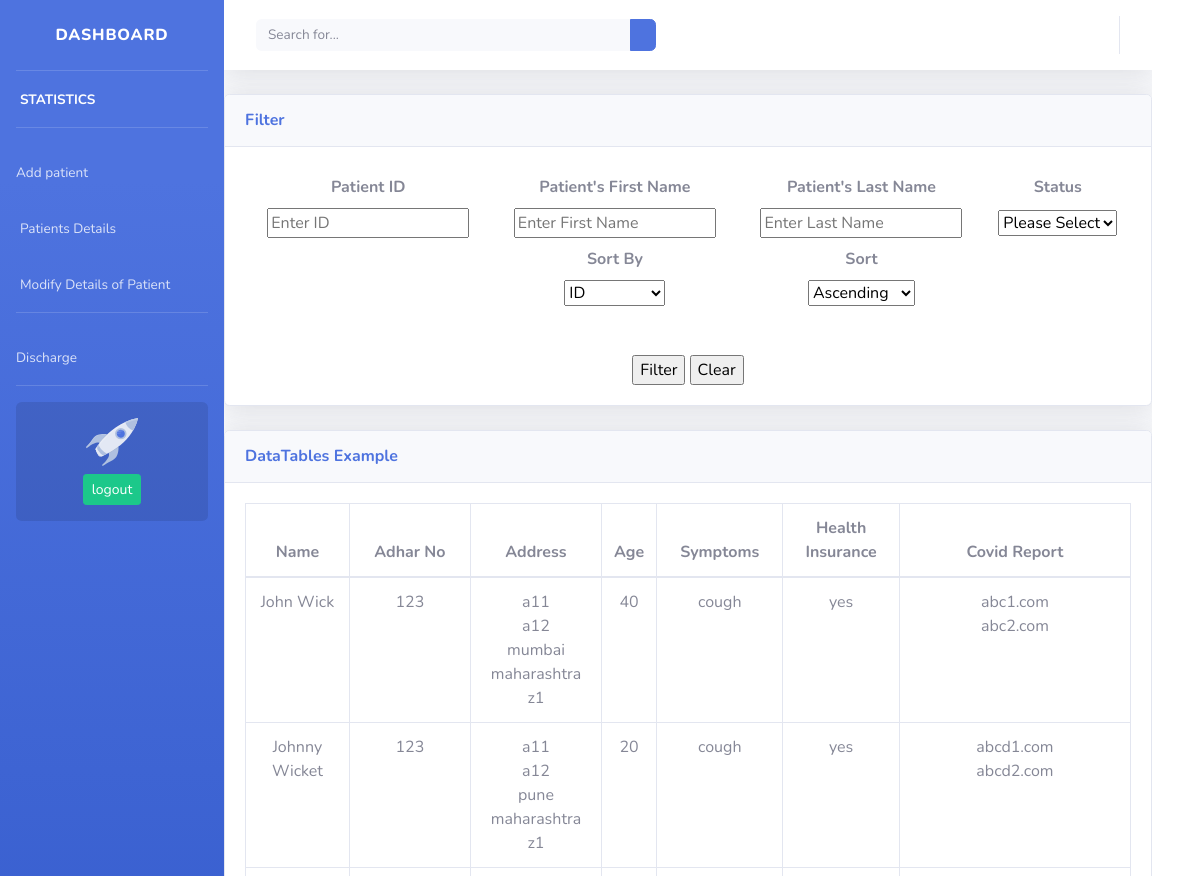
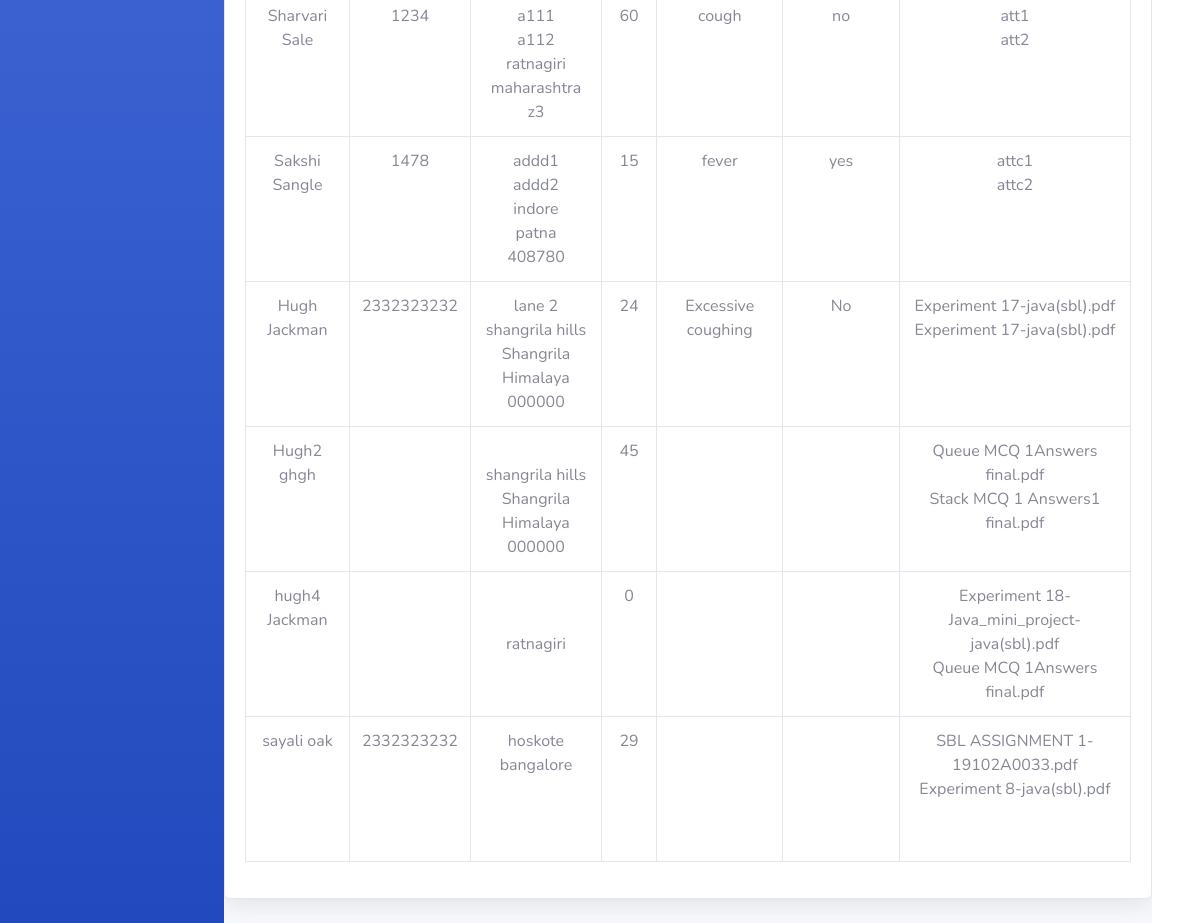
/tables.php, run on the app's committed database (2 pictures, top to bottom).
### tables this page shows
CREATE TABLE `patients` (
  `UserIdP` int(11) NOT NULL,
  `FName` varchar(200) DEFAULT NULL,
  `LName` varchar(200) DEFAULT NULL,
  `DOB` date DEFAULT NULL,
  `Sex` varchar(200) DEFAULT NULL,
  `Contact` varchar(200) DEFAULT NULL,
  `Email` varchar(200) DEFAULT NULL,
  `Address1` varchar(400) DEFAULT NULL,
  `Address2` varchar(400) DEFAULT NULL,
  `City` varchar(400) DEFAULT NULL,
  `State` varchar(400) DEFAULT NULL,
  `ZipCode` varchar(400) DEFAULT NULL,
  `MaritialStatus` varchar(200) DEFAULT NULL,
  `EmerName` varchar(200) DEFAULT NULL,
  `EmerRelation` varchar(200) DEFAULT NULL,
  `EmerContact` varchar(200) DEFAULT NULL,
  `Aadhar` varchar(200) DEFAULT NULL,
  `Pan` varchar(200) DEFAULT NULL,
  `Insuarance` varchar(200) DEFAULT NULL,
  `PrevIll` varchar(400) DEFAULT NULL,
  `Hist` varchar(400) DEFAULT NULL,
  `Severity` varchar(200) DEFAULT NULL,
  `Symptoms` varchar(400) DEFAULT NULL,
  `age` int(11) DEFAULT NULL,
  `Attachment1` varchar(400) DEFAULT NULL,
  `Attachment2` varchar(400) DEFAULT NULL,
  `status` varchar(20) DEFAULT NULL
);

### tables.php (the view, shortened to what this page needs)
<?php
	require_once "pdo.php";
	$patients = $pdo->query("SELECT * FROM patients");
	while ( $row = $patients->fetch(PDO::FETCH_OBJ) )
	{
		$pats[] = $row;
	}
?>
<!DOCTYPE html>
<html lang="en">
<head>
    <link href="css/sb-admin-2.min.css" rel="stylesheet">
</head>
<body id="page-top">
    <div id="wrapper">
        <ul class="navbar-nav bg-gradient-primary sidebar sidebar-dark accordion" id="accordionSidebar">
            <a class="sidebar-brand d-flex align-items-center justify-content-center" href="#">
                <div class="sidebar-brand-text mx-3">Dashboard</div>
            </a>
            <hr class="sidebar-divider my-0">
            <li class="nav-item active">
                <a class="nav-link" href="dashboard.php">
                    <span>STATISTICS</span></a>
            </li>
            <hr class="sidebar-divider">
            <li class="nav-item">
                <a class="nav-link collapsed" href="add_patient.php" data-toggle="collapse" data-target="#collapseTwo"
                    aria-expanded="true" aria-controls="collapseTwo">
                    <span>Add patient</span>
                </a>
            </li>
            <li class="nav-item">
                <a class="nav-link collapsed" href="tables.php" data-toggle="collapse" data-target="#collapseUtilities"
                    aria-expanded="true" aria-controls="collapseUtilities">
                    <span>Patients Details</span>
                </a>
            </li>
			<li class="nav-item">
                <a class="nav-link collapsed" href="modify_details.php" data-toggle="collapse" data-target="#collapseUtilities"
                    aria-expanded="true" aria-controls="collapseUtilities">
                    <span>Modify Details of Patient</span>
                </a>
            </li>
            <hr class="sidebar-divider">
            <li class="nav-item">
                <a class="nav-link collapsed" href="discharge.php" data-toggle="collapse" data-target="#collapsePages"
                    aria-expanded="true" aria-controls="collapsePages">
                    <span>Discharge</span>
                </a>
            </li>
            <hr class="sidebar-divider d-none d-md-block">
            <div class="sidebar-card">
                <img class="sidebar-card-illustration mb-2" src="img/undraw_rocket.svg" alt="">
                <a class="btn btn-success btn-sm" href="logout.php">logout</a>
            </div>
        </ul>
        <div id="content-wrapper" class="d-flex flex-column">
            <div id="content">
                <nav class="navbar navbar-expand navbar-light bg-white topbar mb-4 static-top shadow">
                    <form
                        class="d-none d-sm-inline-block form-inline mr-auto ml-md-3 my-2 my-md-0 mw-100 navbar-search">
                        <div class="input-group">
                            <input type="text" class="form-control bg-light border-0 small" placeholder="Search for..."
                                aria-label="Search" aria-describedby="basic-addon2">
                            <div class="input-group-append">
                                <button class="btn btn-primary" type="button">
                                </button>
                            </div>
                        </div>
                    </form>
                    <ul class="navbar-nav ml-auto">
                        <li class="nav-item dropdown no-arrow mx-1">
                            <a class="nav-link dropdown-toggle" href="#" id="alertsDropdown" role="button"
                                data-toggle="dropdown" aria-haspopup="true" aria-expanded="false">
                            </a>
                        </li>
                    </ul>
                </nav>
					<div class="card shadow mb-4">
                        <div class="card-header py-3">
							<h6 class="m-0 font-weight-bold text-primary">Filter</h6>
                        </div>
                        <div class="card-body">
							<form method="post">
								<table>
									<tr>
										<th>Patient ID</th>
										<th>Patient's First Name</th>
										<th>Patient's Last Name</th>
										<th>Status</th>
									</tr>
									<tr>
										<td><input class="form-textbox" type="text" id="fid" name="fid" placeholder="Enter ID"></td>
										<td><input class="form-textbox" type="text" id="ffn" name="ffn" placeholder="Enter First Name"></td>
										<td><input class="form-textbox" type="text" id="fln" name="fln" placeholder="Enter Last Name"></td>
										<td>
											<select class="form-dropdown" id="fstat" name="fstat">
												<option value=""> Please Select </option>
											</select>
										</td>
									</tr>
									<tr>
										<th></th>
										<th>Sort By</th>
										<th>Sort</th>
										<th></th>
									</tr>
									<tr>
										<td></td>
										<td>
											<select class="form-dropdown" id="sorb" name="sorb">
												<option value="UserIdP"> ID </option>
											</select>
										</td>
										<td>
											<select class="form-dropdown" id="sor" name="sor">
												<option value="ASC"> Ascending </option>
											</select>
										</td>
										<td></td>
									</tr>
								</table>
								<br/><br/>
								<div class="center">
									<input type="submit" value="Filter">
									<input type="submit" name="clear" value="Clear">
								</div>
							</form>
                        </div>
					</div>
					<?php if (empty($pats)) : ?>
						<div class="card shadow mb-4">
							<div class="card-header py-3">
								<h6 class="m-0 font-weight-bold text-primary">DataTables Example</h6>
							</div>
							<div class="card-body">
								<div class="table-responsive">
									No Rows Found
								</div>
							</div>
						</div>
					<?php else : ?>
                    <div class="card shadow mb-4">
                        <div class="card-header py-3">
                            <h6 class="m-0 font-weight-bold text-primary">DataTables Example</h6>
                        </div>
                        <div class="card-body">
                            <div class="table-responsive">
                                <table class="table table-bordered" id="dataTable" width="100%" cellspacing="0">
                                    <thead>
                                        <tr>
                                            <th>Name</th>
                                            <th>Adhar No</th>
                                            <th>Address </th>
                                            <th>Age</th>
                                            <th>Symptoms</th>
                                            <th>Health Insurance</th>
                                            <th>Covid Report</th>
                                        </tr>
                                    </thead>
									<tbody>
										<?php foreach($pats as $pat) : ?>
											<tr>
												<td>
												<?php
													echo $pat->FName;
													echo $pat->LName;
												?>
												</td>
												<td><?php echo $pat->Aadhar?></td>
												<td>
												<?php
													echo $pat->Address1;
													echo "<br>";
													echo $pat->Address2;
													echo "<br>";
													echo $pat->City;
													echo "<br>";
													echo $pat->State;
													echo "<br>";
													echo $pat->ZipCode;
												?>
												</td>
												<td><?php echo $pat->age?></td>
												<td><?php echo $pat->Symptoms?></td>
												<td><?php echo $pat->Insuarance?></td>
												<td>
												<?php
													echo $pat->Attachment1;
													echo "<br>";
													echo $pat->Attachment2;
												?>
												</td>
											</tr>
										<?php endforeach; ?>
									</tbody>
                                </table>
                            </div>
                        </div>
                    </div>
			<?php endif; ?>
                </div>
            </div>
            <footer class="sticky-footer bg-white">
            </footer>
        </div>
</body>
</html>

### tables.php (style rules this page uses)
table { border-collapse: collapse; width: 100%; }
th { padding: 8px; text-align: center; }
td { text-align: center; }
.center { text-align: center; }

### data on the page
patients: FName "John", LName "Wick", Aadhar "123", Address1 "a11", Address2 "a12", City "mumbai", State "maharashtra", ZipCode "z1", age "40", Symptoms "cough", Insuarance "yes", Attachment1 "abc1.com", Attachment2 "abc2.com"
patients: FName "Johnny", LName "Wicket", Aadhar "123", Address1 "a11", Address2 "a12", City "pune", State "maharashtra", ZipCode "z1", age "20", Symptoms "cough", Insuarance "yes", Attachment1 "abcd1.com", Attachment2 "abcd2.com"
patients: FName "Sharvari", LName "Sale", Aadhar "1234", Address1 "a111", Address2 "a112", City "ratnagiri", State "maharashtra", ZipCode "z3", age "60", Symptoms "cough", Insuarance "no", Attachment1 "att1", Attachment2 "att2"
patients: FName "Sakshi", LName "Sangle", Aadhar "1478", Address1 "addd1", Address2 "addd2", City "indore", State "patna", ZipCode "408780", age "15", Symptoms "fever", Insuarance "yes", Attachment1 "attc1", Attachment2 "attc2"
patients: FName "Hugh", LName "Jackman", Aadhar "2332323232", Address1 "lane 2", Address2 "shangrila hills", City "Shangrila", State "Himalaya", ZipCode "000000", age "24", Symptoms "Excessive coughing", Insuarance "No", Attachment1 "Experiment 17-java(sbl).pdf", Attachment2 "Experiment 17-java(sbl).pdf"
patients: FName "Hugh2", LName "ghgh", Address2 "shangrila hills", City "Shangrila", State "Himalaya", ZipCode "000000", age "45", Attachment1 "Queue MCQ 1Answers final.pdf", Attachment2 "Stack MCQ 1 Answers1 final.pdf"
patients: FName "hugh4", LName "Jackman", City "ratnagiri", age "0", Attachment1 "Experiment 18-Java_mini_project-java(sbl).pdf", Attachment2 "Queue MCQ 1Answers final.pdf"
patients: FName "sayali", LName "oak", Aadhar "2332323232", Address1 "hoskote bangalore", age "29", Attachment1 "SBL ASSIGNMENT 1-19102A0033.pdf", Attachment2 "Experiment 8-java(sbl).pdf"
